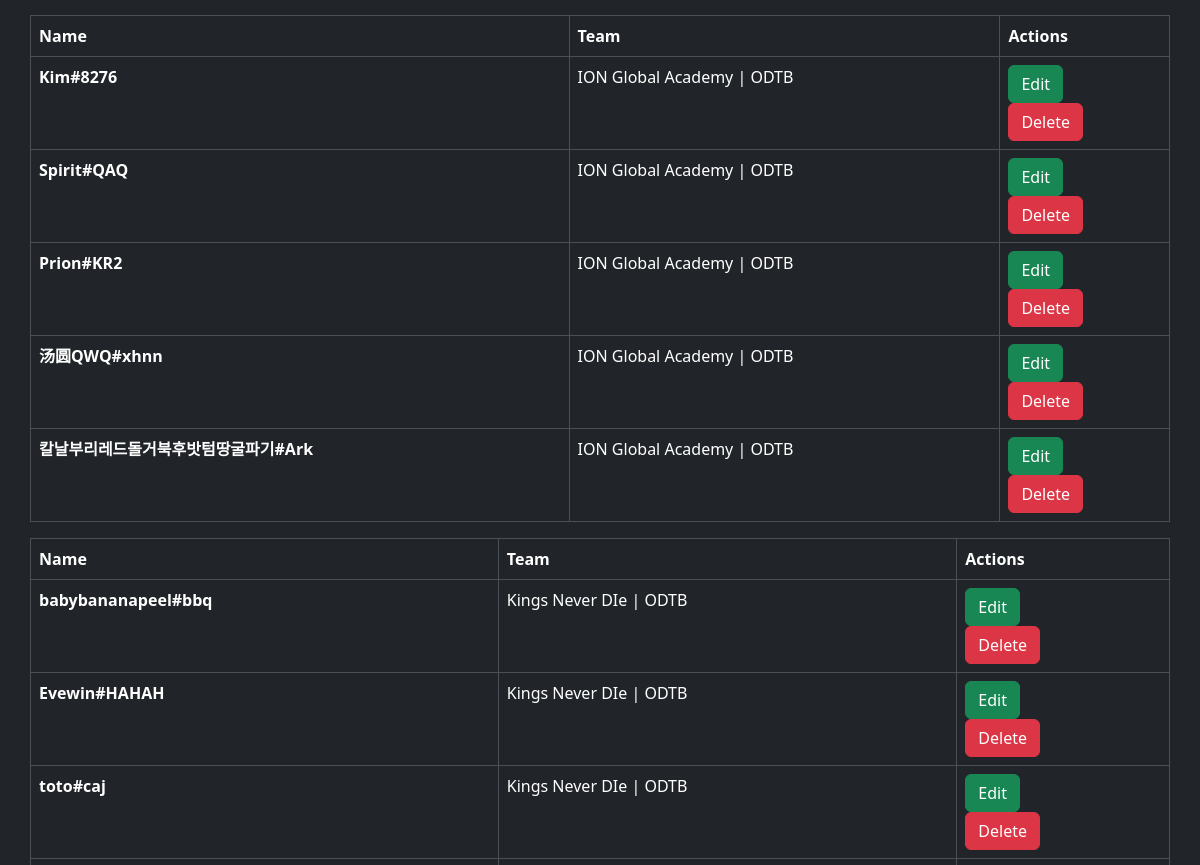
Before: /Players/ (signed in, middle part) with the older database file.
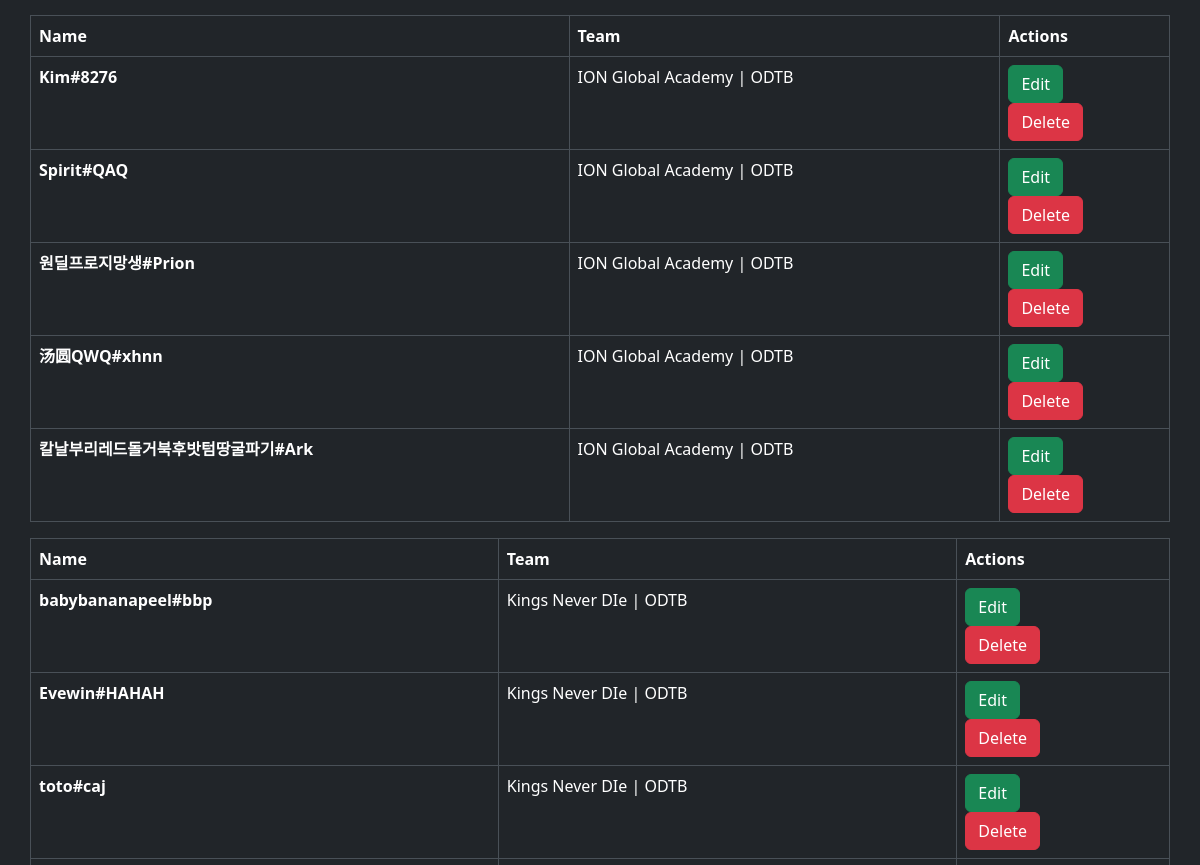
After: the same page with the newer database file.
### App/models.py (models this page shows)
class Teams(db.Model):
    __tablename__='Teams'
    id = db.Column(db.Integer, primary_key=True)
    name = db.Column(db.String(64))
    abbreviation = db.Column(db.String(64))
    description = db.Column(db.String(64))
    logoBlue = db.Column(db.String(64))
    logoRed = db.Column(db.String(64))
    colour= db.Column(db.String(64))
    wins = db.Column(db.String(64))
    losses = db.Column(db.String(64))

class Players(db.Model):
    __tablename__="Players"
    id = db.Column(db.Integer, primary_key=True)
    puid = db.Column(db.String(256))
    name = db.Column(db.String(64))
    team = db.Column(db.String(64))
    killsavg = db.Column(db.String(64))
    deathsavg=db.Column(db.String(64))
    assistsavg=db.Column(db.String(64))
    goldavg=db.Column(db.String(64))
    winpercentage=db.Column(db.String(64))
    dmgavg=db.Column(db.String(64))
    creepscoreavg=db.Column(db.String(64))

### App/BluePrints/PlayersBP.py (the view)
@bp.route('/Players/')
@login_required
def players():
    data = Players.query.all()
    teams = Teams.query.all()
    return render_template('Players/Players.html', headings = headings.PlayerHeadings, data = data, teams=teams)

### App/templates/Players/Players.html (shortened to what this page needs)
{% extends "Base.html" %}
{% import "bootstrap/wtf.html" as wtf %}
{% block content %}
<div class="container">
  <div class="row">
    <div class="col-12">
      {% for Team in teams%}
      <table class="table table-bordered">
        <thead>
          <tr>
            <th scope="col">Name</th>
            <th scope="col">Team</th>
            <th scope="col">Actions</th>
          </tr>
        </thead>
        <tbody>
          {% for player in data%}
          {% if Team.id|int() == player.team|int() %}
          <tr>
              <th scope="row">
                  {{player.name}}
              </th>
              <td>
                      {{Team.name}} | {{Team.description}}
              </td>
              <td>
                <button type="button" class="btn btn-success" onclick="Edit('{{player.id}}')">Edit</button>
                <button type="button" class="btn btn-danger" onclick="Del('{{player.id}}')">Delete</button>
              </td>
          </tr>
          {% endif %}
      {% endfor %}
        </tbody>
      </table>
      {% endfor %}
    </div>
  </div>
</div>
{% endblock %}

### App/templates/Base.html (shortened to what this page needs)
<!doctype html>
<html lang="en" data-bs-theme="dark">
  <head>
	<link href="https://cdn.jsdelivr.net/npm/bootstrap@5.3.2/dist/css/bootstrap.min.css" rel="stylesheet">
  </head>
  <body>
    {% block content %}
    {% endblock %}
  </body>
</html>

### App/templates/Players/Players.html (style rules this page uses)
.container { padding: 2rem 0rem; }

Changed rows visible on the page:
changed Players: name "Prion#KR2" → "원딜프로지망생#Prion"
changed Players: name "babybananapeel#bbq" → "babybananapeel#bbp"
